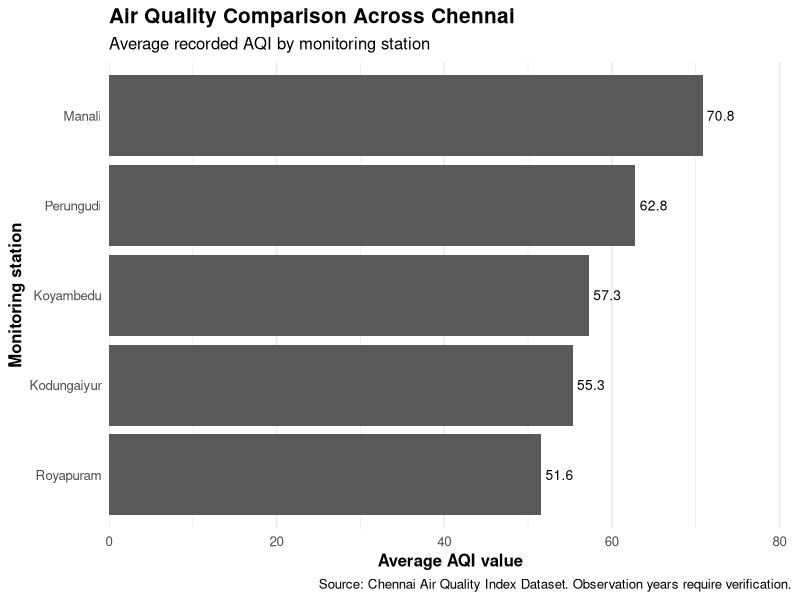
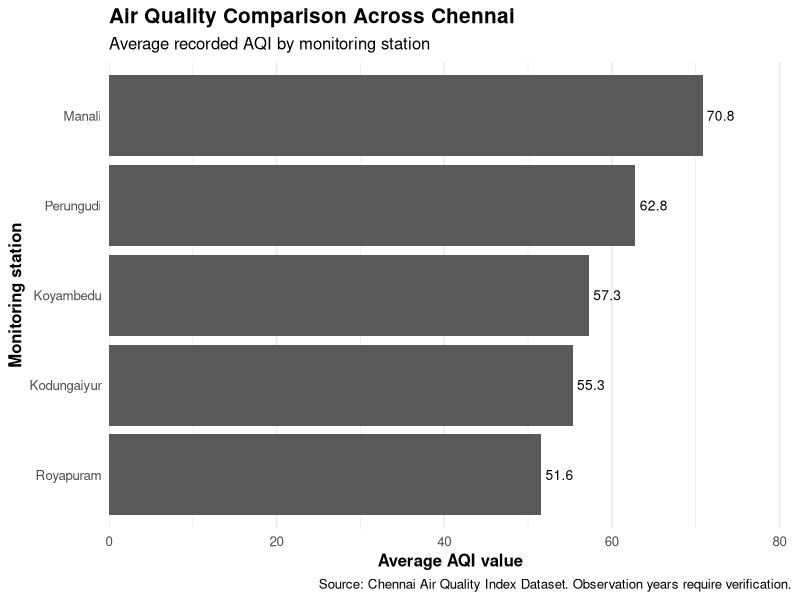
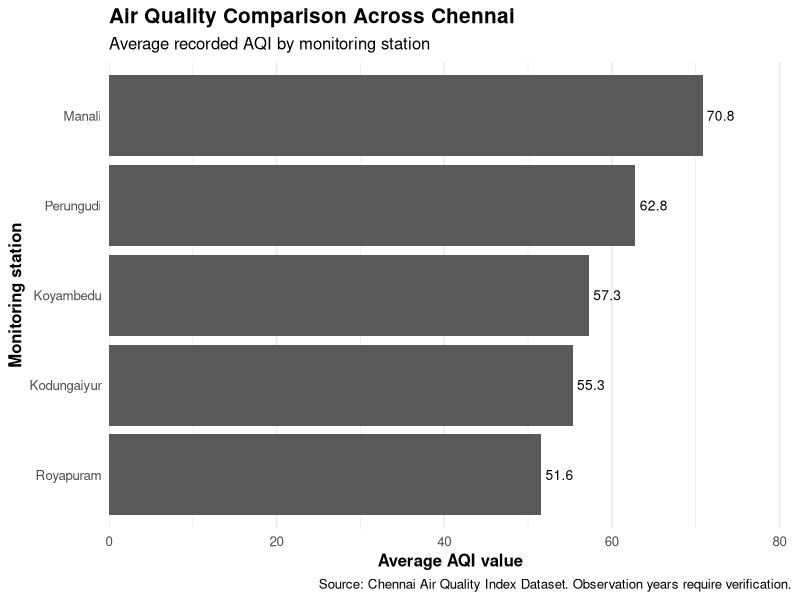

These charts were generated, in order, by the following R code:
# ============================================
# ECOSHIELD: CHENNAI AIR-QUALITY ANALYSIS
# ============================================

library(readr)
library(dplyr)
library(ggplot2)
library(stringr)

# Load air-quality dataset
air_quality <- read_csv(
  "data/Chennai_Air_Quality_Index.csv",
  show_col_types = FALSE
)

# Inspect the dataset
cat("Total air-quality records:", nrow(air_quality), "\n")

cat("\nAvailable columns:\n")
print(names(air_quality))

# Clean station names and AQI values
air_quality_clean <- air_quality %>%
  mutate(
    Station = str_squish(Station),
    `AQI Value` = parse_number(
      as.character(`AQI Value`)
    )
  ) %>%
  filter(
    !is.na(Station),
    Station != "",
    !is.na(`AQI Value`)
  )

# Calculate station-wise AQI summaries
aqi_summary <- air_quality_clean %>%
  group_by(Station) %>%
  summarise(
    Average_AQI = mean(`AQI Value`),
    Median_AQI = median(`AQI Value`),
    Number_of_Records = n(),
    .groups = "drop"
  ) %>%
  arrange(desc(Average_AQI))

# Display summary
cat("\n--- AQI Summary by Station ---\n")
print(aqi_summary, n = Inf)

# Create station-wise AQI chart
aqi_plot <- ggplot(
  aqi_summary,
  aes(
    x = Average_AQI,
    y = reorder(Station, Average_AQI)
  )
) +
  geom_col() +
  geom_text(
    aes(label = round(Average_AQI, 1)),
    hjust = -0.15,
    size = 3.5
  ) +
  labs(
    title = "Air Quality Comparison Across Chennai",
    subtitle = "Average recorded AQI by monitoring station",
    x = "Average AQI value",
    y = "Monitoring station",
    caption = paste(
      "Source: Chennai Air Quality Index Dataset.",
      "Observation years require verification."
    )
  ) +
  scale_x_continuous(
    expand = expansion(mult = c(0, 0.15))
  ) +
  theme_minimal(base_size = 12) +
  theme(
    plot.title = element_text(
      face = "bold",
      size = 15
    ),
    axis.title = element_text(face = "bold"),
    panel.grid.major.y = element_blank()
  )

# Display chart
print(aqi_plot)

# Save results
write_csv(
  aqi_summary,
  "data/air_quality_station_summary.csv"
)

ggsave(
  "data/chennai_air_quality_comparison.png",
  plot = aqi_plot,
  width = 10,
  height = 6,
  dpi = 300
)
# Display the AQI chart
print(aqi_plot)

cat("\nAir-quality analysis completed successfully!\n")
